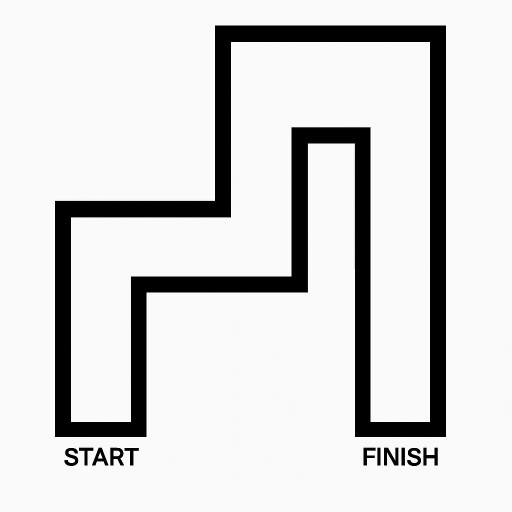
#> input picture data/test_circuit.png, 1024 x 1024 px (shown at 1/2 size)
$ python main.py
#> lines starting #> are read from the running program, lines starting #| are printed output that depends on the picture; after the words box and inside, x2 and y2 are one past the last pixel; in counts of white or black regions, pixels touching at a corner belong together
### src/track_analysis.py
import cv2
import numpy as np

def load_track(image_path):
#> called with image_path = 'data/test_circuit.png'
    img = cv2.imread(image_path)
#> img is the input picture: shape (1024, 1024, 3); mean B, G, R 216.2, 216.1, 216.2
    gray = cv2.cvtColor(img, cv2.COLOR_BGR2GRAY)

    _, mask = cv2.threshold(gray, 240, 255, cv2.THRESH_BINARY)
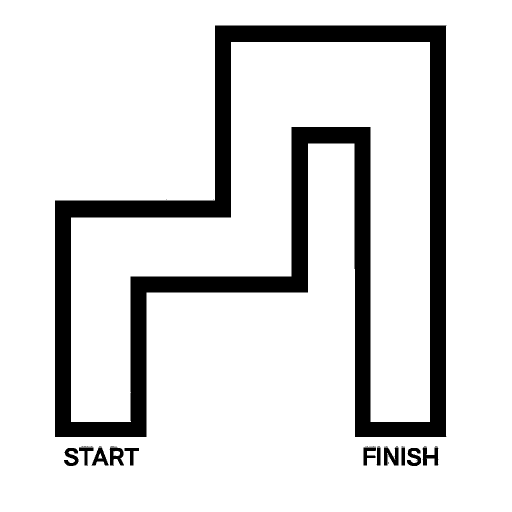
#> mask: shape (1024, 1024) (shown at 1/2 size); 86.4% white; 57 black regions (45 under 20 px), largest, box (x1, y1, x2, y2) and area: (110, 51, 893, 874) 136873, (768, 895, 797, 931) 703, (846, 895, 876, 931) 642

    track_mask = np.zeros_like(mask, dtype=np.uint8)
    track_mask[mask == 255] = 1

    return track_mask

def get_start_and_end_points():
    start_point = np.array([150, 680], dtype=np.float32)
    end_point = np.array([700, 120], dtype=np.float32)
    return start_point, end_point

### src/simulation.py
import numpy as np
import cv2
import random
from .track_analysis import get_start_and_end_points

def generate_colors(n):
    random.seed(42)
    return [
        (random.randint(50, 255), random.randint(50, 255), random.randint(50, 255))
        for _ in range(n)
    ]

# [20 lines left out: function generate_grid_positions, not called in this run]

def simulate_generation(cars, track_mask, background_path, wait_at_end=True):
#> called with background_path = 'data/test_circuit.png', wait_at_end = False
    start_point, end_point = get_start_and_end_points()
    initial_distance = np.linalg.norm(start_point - end_point)

    positions = [start_point.copy() for _ in cars]
    angles = [0.0 for _ in cars]
    velocities = [0.0 for _ in cars]
    paths = [[] for _ in cars]
    active = [True] * len(cars)
    colors = generate_colors(len(cars))

    height, width = track_mask.shape
    background = cv2.imread(background_path)
    canvas = cv2.resize(background, (width, height))

    for car in cars:
        car.time = 0
        car.crashed = False
        car.finished = False
        car.distance = 0.0

    max_steps = max(len(car.dna) for car in cars)
    step_i = 0

    while any(active) and step_i < max_steps:
        for idx, car in enumerate(cars):
            if not active[idx] or step_i >= len(car.dna):
                continue

            accel, turn = car.dna[step_i]
            velocities[idx] += accel
            velocities[idx] = max(0, min(car.max_speed, velocities[idx]))

            angles[idx] += turn
            dx = np.cos(angles[idx]) * velocities[idx]
            dy = np.sin(angles[idx]) * velocities[idx]

            move_vector = np.array([dx, dy])
            next_pos = positions[idx] + move_vector
            x, y = int(next_pos[0]), int(next_pos[1])

            if x < 0 or x >= width or y < 0 or y >= height or track_mask[y, x] != 1:
                print(f"💥 Car {idx} hit the wall and was eliminated.")
                car.crashed = True
                active[idx] = False
                continue

            if np.linalg.norm(next_pos - end_point) < 15:
                print(f"🏁 Car {idx} reached the goal!")
                car.finished = True
                active[idx] = False

            positions[idx] = next_pos
            car.distance += np.linalg.norm(move_vector)
            paths[idx].append((x, y))

        # Desenhar frame
        frame = canvas.copy()
        best_idx = np.argmax([car.distance for car in cars])

        for idx, path in enumerate(paths):
            if not path:
                continue

            # cor do traçado
            line_color = colors[idx] if idx == best_idx else (60, 60, 60)

            for i in range(1, len(path)):
                cv2.line(frame, path[i - 1], path[i], line_color, 4)

            px, py = path[-1]
            angle = angles[idx]

            # desenhar retângulo
            rect_length = 10
            rect_width = 5
            front = np.array([np.cos(angle), np.sin(angle)]) * rect_length / 2
            side = np.array([-np.sin(angle), np.cos(angle)]) * rect_width / 2

            p1 = (int(px + front[0] + side[0]), int(py + front[1] + side[1]))
            p2 = (int(px + front[0] - side[0]), int(py + front[1] - side[1]))
            p3 = (int(px - front[0] - side[0]), int(py - front[1] - side[1]))
            p4 = (int(px - front[0] + side[0]), int(py - front[1] + side[1]))
            pts = np.array([p1, p2, p3, p4], np.int32)
            cv2.fillPoly(frame, [pts], colors[idx])

            # sensores
            sensor_angles = [-np.pi / 4, -np.pi / 8, 0, np.pi / 8, np.pi / 4]
            for delta in sensor_angles:
                sensor_angle = angle + delta
                for dist in range(1, 100):
                    sx = int(px + np.cos(sensor_angle) * dist)
                    sy = int(py + np.sin(sensor_angle) * dist)
                    if 0 <= sx < width and 0 <= sy < height:
                        if track_mask[sy, sx] == 0:
                            break
                        cv2.line(frame, (int(px), int(py)), (sx, sy), (200, 200, 200), 1)
                    else:
                        break
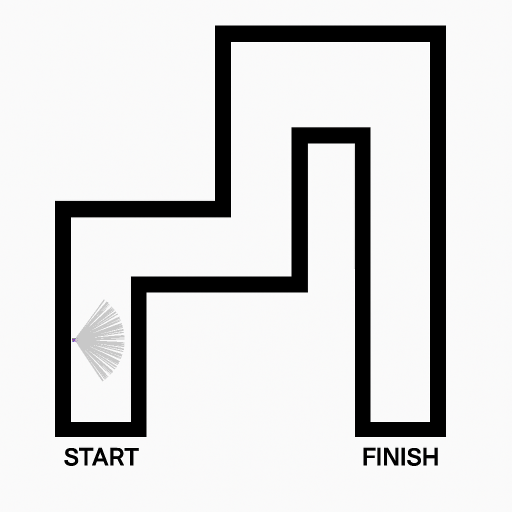
#> frame: shape (1024, 1024, 3) (shown at 1/2 size); 0.71% of pixels changed, all inside (x1, y1, x2, y2) = (144, 599, 249, 763)

        cv2.imshow("All Cars Simulation", frame)
        cv2.waitKey(30)
        step_i += 1

    print("\n📊 Progress this generation:")
    for idx, car in enumerate(cars):
        dist_to_goal = np.linalg.norm(positions[idx] - end_point)
        progress = max(0, 1 - (dist_to_goal / initial_distance)) * 100
        car.fitness = progress
        print(f"🚗 Car {idx}: {progress:.2f}% progress | Distance to goal: {dist_to_goal:.2f} px")

    if wait_at_end:
        cv2.waitKey(0)
        cv2.destroyAllWindows()
    else:
        cv2.destroyAllWindows()

### src/car_agent.py
import numpy as np

class Car:
    def __init__(self, dna, max_speed=5.0):
        self.dna = dna
        self.max_speed = max_speed

        self.position = None
        self.angle = 0.0
        self.velocity = 0.0
        self.time = 0
        self.penalties = 0
        self.crashed = False
        self.distance = 0.0
        self.fitness = 0.0

    @staticmethod
    def generate_dna(size=150):
        return np.random.uniform(-0.2, 0.2, size=(size, 2))

### main.py
import numpy as np
from src.car_agent import Car
from src.track_analysis import load_track
from src.genetic_algorithm import generate_new_population, select_top
from src.simulation import simulate_generation

image_path = "data/test_circuit.png"
track = load_track(image_path)

num_cars = 20
dna_length = 150

population = [Car(dna=Car.generate_dna(size=dna_length)) for _ in range(num_cars)]

generation = 0
history = []

try:
    while True:
        generation += 1
        print(f"\n🧬 Generation {generation}")

        simulate_generation(population, track, background_path=image_path, wait_at_end=False)

        population.sort(key=lambda c: c.fitness, reverse=True)
        best = population[0]
        print(f"🏆 Best Car: {best.fitness:.2f}% progress")

        history.append(best.fitness)

        top = select_top(population, k=5)
        new_population = generate_new_population(top, n=num_cars - 1)
        new_population.append(best)
        population = new_population

except KeyboardInterrupt:
    print("\n⏹️ Execução interrompida manualmente.")
